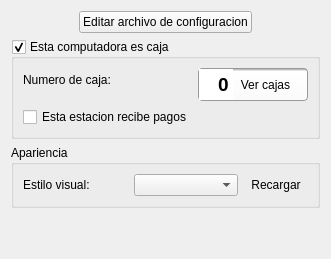
     <widget class="QWidget" name="stackPage3">
      <attribute name="icon">
       <iconset resource="../../../2.3/icons.qrc">
        <normaloff>:/modulos/images/pyventa.png</normaloff>:/modulos/images/pyventa.png</iconset>
      </attribute>
      <attribute name="title">
       <string>Estacion de trabajo</string>
      </attribute>
      <layout class="QVBoxLayout" name="verticalLayout_4">
       <item>
        <layout class="QHBoxLayout" name="horizontalLayout">
         <item>
          <widget class="QPushButton" name="pbEditar">
           <property name="sizePolicy">
            <sizepolicy hsizetype="Fixed" vsizetype="Fixed">
             <horstretch>0</horstretch>
             <verstretch>0</verstretch>
            </sizepolicy>
           </property>
           <property name="text">
            <string>Editar archivo de configuracion</string>
           </property>
           <property name="icon">
            <iconset resource="../../../2.3/icons.qrc">
             <normaloff>:/actions/images/actions/color_18/pencil.png</normaloff>:/actions/images/actions/color_18/pencil.png</iconset>
           </property>
          </widget>
         </item>
        </layout>
       </item>
       <item>
        <widget class="QGroupBox" name="gbBox">
         <property name="sizePolicy">
          <sizepolicy hsizetype="Expanding" vsizetype="Fixed">
           <horstretch>0</horstretch>
           <verstretch>0</verstretch>
          </sizepolicy>
         </property>
         <property name="title">
          <string>Esta computadora es caja</string>
         </property>
         <property name="checkable">
          <bool>true</bool>
         </property>
         <property name="checked">
          <bool>true</bool>
         </property>
         <layout class="QFormLayout" name="formLayout_5">
          <item row="0" column="1">
           <widget class="QFrame" name="fLine_4">
            <property name="sizePolicy">
             <sizepolicy hsizetype="Fixed" vsizetype="Fixed">
              <horstretch>0</horstretch>
              <verstretch>0</verstretch>
             </sizepolicy>
            </property>
            <property name="styleSheet">
             <string notr="true">.QFrame{background-color: qlineargradient(spread:pad, x1:0, y1:0, x2:0, y2:1, stop:0 rgba(150, 150, 150, 255), stop:0.084833 rgba(255, 255, 255, 255), stop:1 rgba(250, 250, 250, 255));padding:0px; border-radius:4px;border:1px solid #999}
QToolButton, QDoubleSpinBox{background:transparent; border:0px; padding:3px}</string>
            </property>
            <property name="frameShape">
             <enum>QFrame::StyledPanel</enum>
            </property>
            <property name="frameShadow">
             <enum>QFrame::Raised</enum>
            </property>
            <layout class="QHBoxLayout" name="horizontalLayout_55">
             <property name="spacing">
              <number>0</number>
             </property>
             <property name="leftMargin">
              <number>0</number>
             </property>
             <property name="topMargin">
              <number>0</number>
             </property>
             <property name="bottomMargin">
              <number>0</number>
             </property>
             <item>
              <widget class="QSpinBox" name="sbCaja">
               <property name="sizePolicy">
                <sizepolicy hsizetype="Fixed" vsizetype="Fixed">
                 <horstretch>0</horstretch>
                 <verstretch>0</verstretch>
                </sizepolicy>
               </property>
               <property name="font">
                <font>
                 <pointsize>14</pointsize>
                 <weight>75</weight>
                 <bold>true</bold>
                </font>
               </property>
               <property name="frame">
                <bool>false</bool>
               </property>
               <property name="alignment">
                <set>Qt::AlignRight|Qt::AlignTrailing|Qt::AlignVCenter</set>
               </property>
               <property name="buttonSymbols">
                <enum>QAbstractSpinBox::NoButtons</enum>
               </property>
              </widget>
             </item>
             <item>
              <widget class="QToolButton" name="tbBuscarCaja">
               <property name="text">
                <string>Ver cajas</string>
               </property>
               <property name="icon">
                <iconset resource="../../../2.3/icons.qrc">
                 <normaloff>:/actions/images/actions/color_18/zoom.png</normaloff>:/actions/images/actions/color_18/zoom.png</iconset>
               </property>
               <property name="toolButtonStyle">
                <enum>Qt::ToolButtonTextBesideIcon</enum>
               </property>
              </widget>
             </item>
            </layout>
           </widget>
          </item>
          <item row="0" column="0">
           <widget class="QLabel" name="label_8">
            <property name="text">
             <string>Numero de caja:</string>
            </property>
           </widget>
          </item>
          <item row="1" column="0">
           <widget class="QCheckBox" name="chbRecibePagos">
            <property name="toolTip">
             <string>Marque esta opcion si en este equipo se maneja el cobro de ventas.</string>
            </property>
            <property name="text">
             <string>Esta estacion recibe pagos</string>
            </property>
           </widget>
          </item>
         </layout>
        </widget>
       </item>
       <item>
        <widget class="QGroupBox" name="groupBox_4">
         <property name="title">
          <string>Apariencia</string>
         </property>
         <layout class="QVBoxLayout" name="verticalLayout_7">
          <item>
           <layout class="QGridLayout" name="gridLayout_4">
            <item row="0" column="1">
             <widget class="QComboBox" name="cbEstilos"/>
            </item>
            <item row="0" column="0">
             <widget class="QLabel" name="label_6">
              <property name="text">
               <string>Estilo visual:</string>
              </property>
             </widget>
            </item>
            <item row="0" column="2">
             <widget class="QToolButton" name="tbRecargarEstilo">
              <property name="text">
               <string>Recargar</string>
              </property>
              <property name="icon">
               <iconset resource="../../../2.3/icons.qrc">
                <normaloff>:/actions/images/actions/color_18/reload.png</normaloff>:/actions/images/actions/color_18/reload.png</iconset>
              </property>
              <property name="toolButtonStyle">
               <enum>Qt::ToolButtonTextBesideIcon</enum>
              </property>
              <property name="autoRaise">
               <bool>true</bool>
              </property>
             </widget>
            </item>
           </layout>
          </item>
         </layout>
        </widget>
       </item>
       <item>
        <spacer name="verticalSpacer_2">
         <property name="orientation">
          <enum>Qt::Vertical</enum>
         </property>
         <property name="sizeHint" stdset="0">
          <size>
           <width>20</width>
           <height>40</height>
          </size>
         </property>
        </spacer>
       </item>
      </layout>
     </widget>
